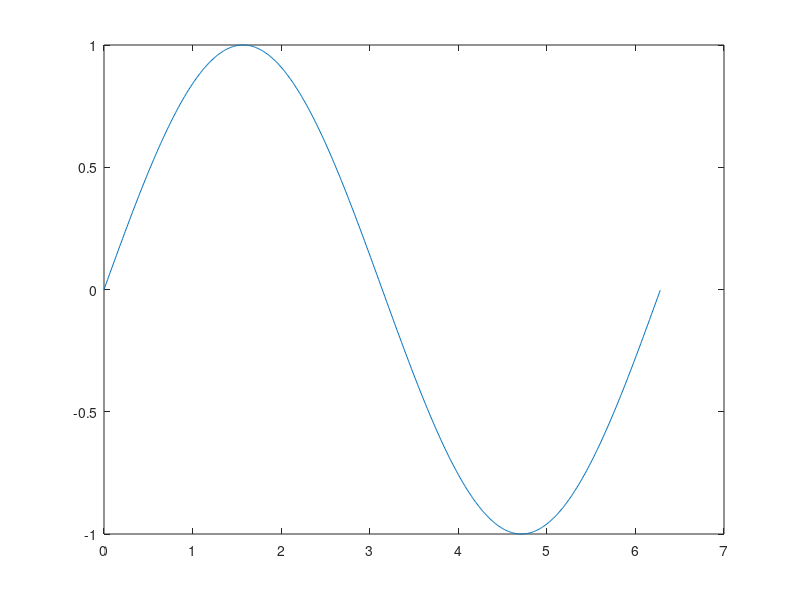
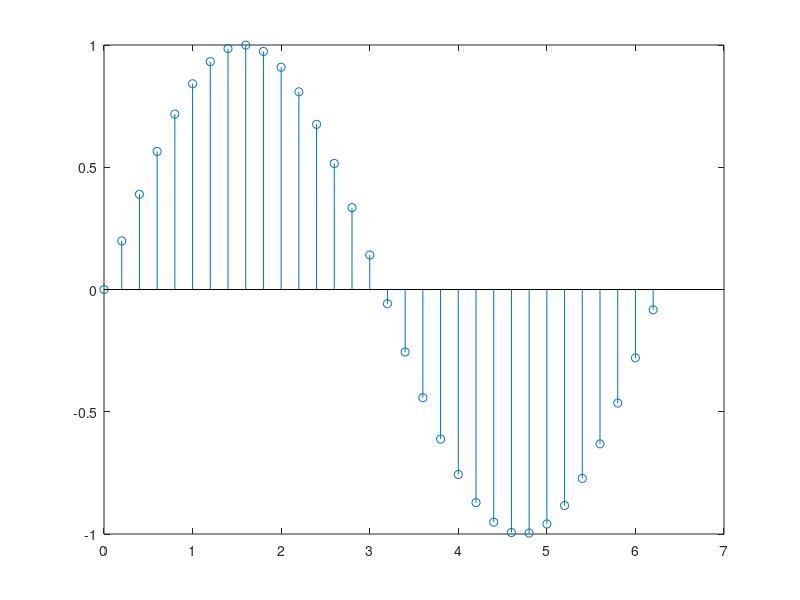

Here is the MATLAB script that generated these plots, in order:
clc;clear all ;close all; clf
x=[0:0.01:2*pi];
y=sin(x);
figure(1);
plot(x,y);
figure(2);
z=[0:0.2:2*pi];
h=sin(z);
stem(z,h);
